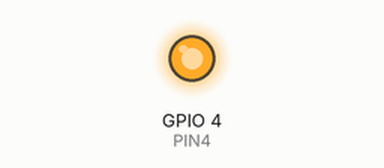
A program run on a simulated Raspberry Pi (BCM pin numbers). Shown: output pins drawn as LEDs (lit = HIGH).

Above: at 2.5 s.
At 7.5 s:
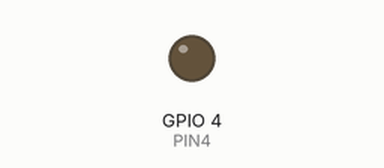
Timing chart, 0 to 13.0 s (numbered marks = the images above):
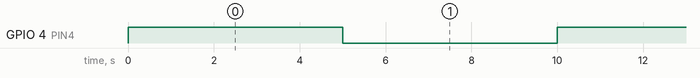

Measured:
- by itself, GPIO 4 (PIN4): alternates HIGH for 5.0 s and LOW for 5.0 s

The program:

out.py
```python
import RPi.GPIO as GPIO
import time
GPIO.setmode(GPIO.BCM)
PIN4=4

GPIO.setup(PIN4,GPIO.OUT)
while range(1,100):
    GPIO.output(PIN4,GPIO.HIGH)
    time.sleep(5)
    GPIO.output(PIN4,GPIO.LOW)
    time.sleep(5)
GPIO.cleanup()
```
